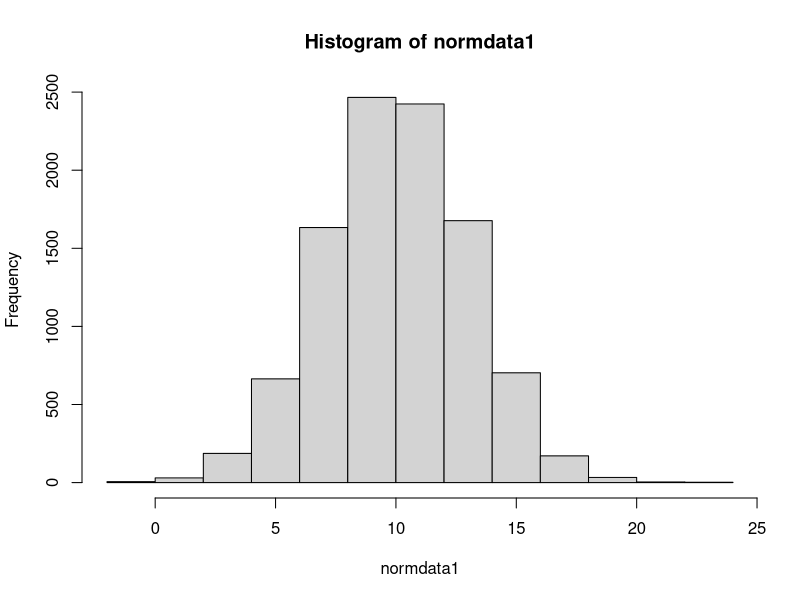
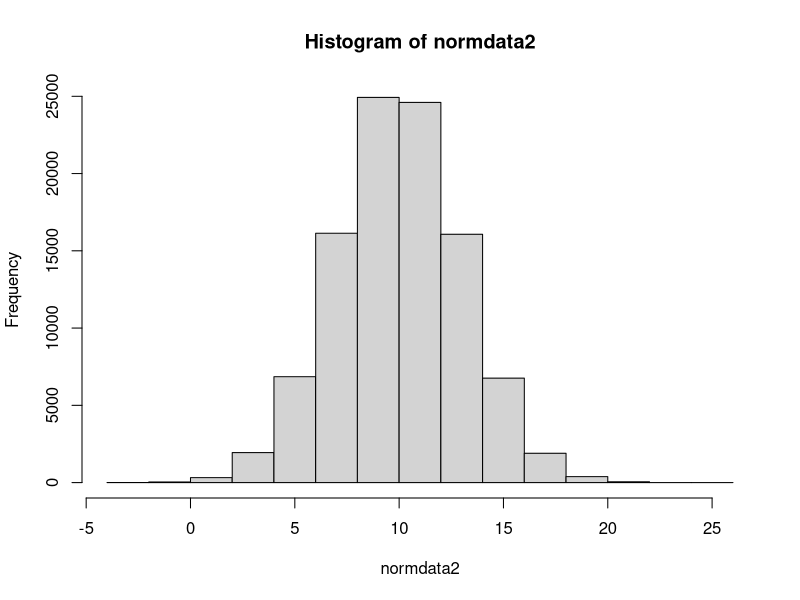
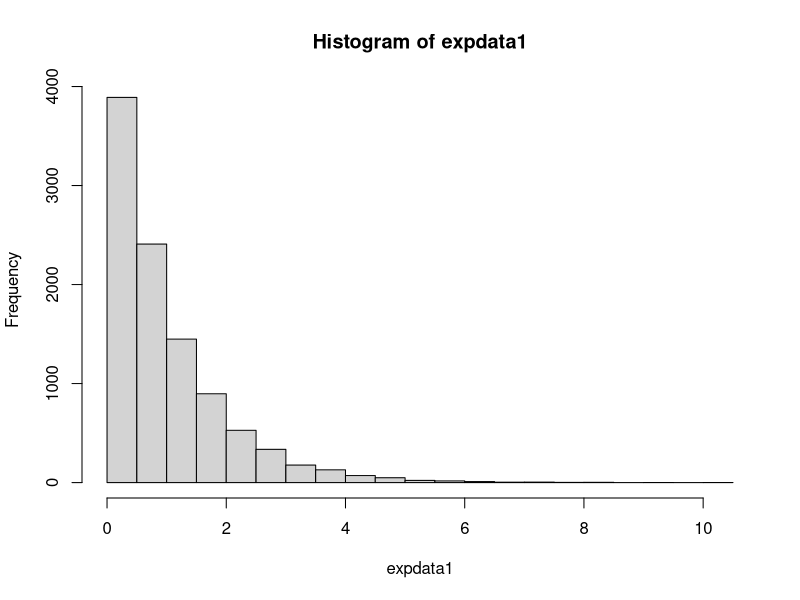
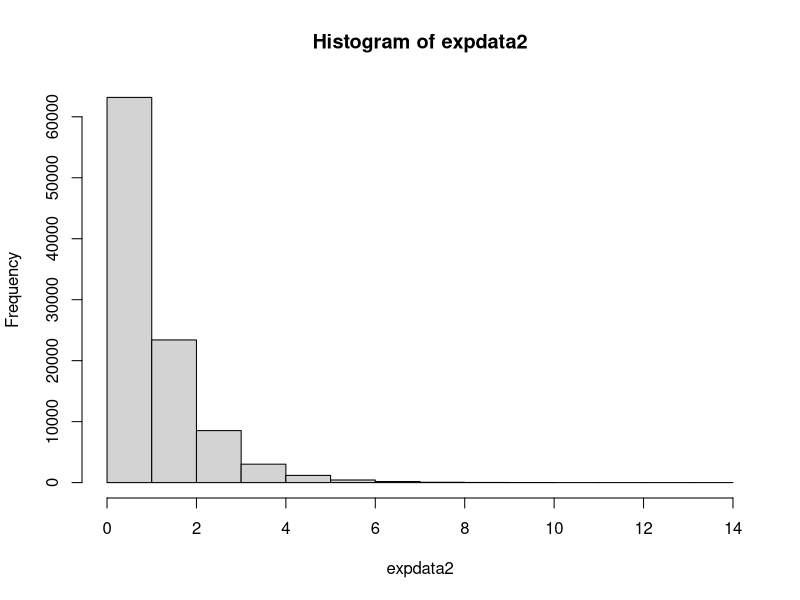
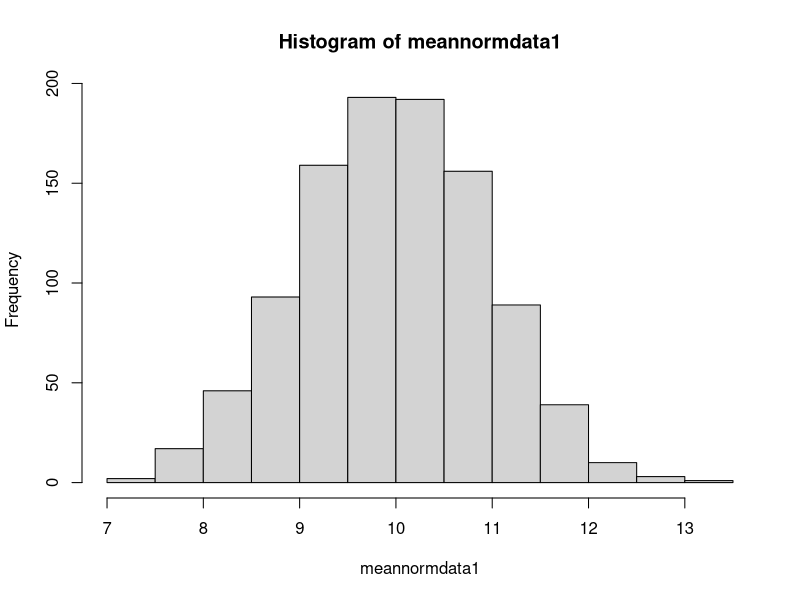
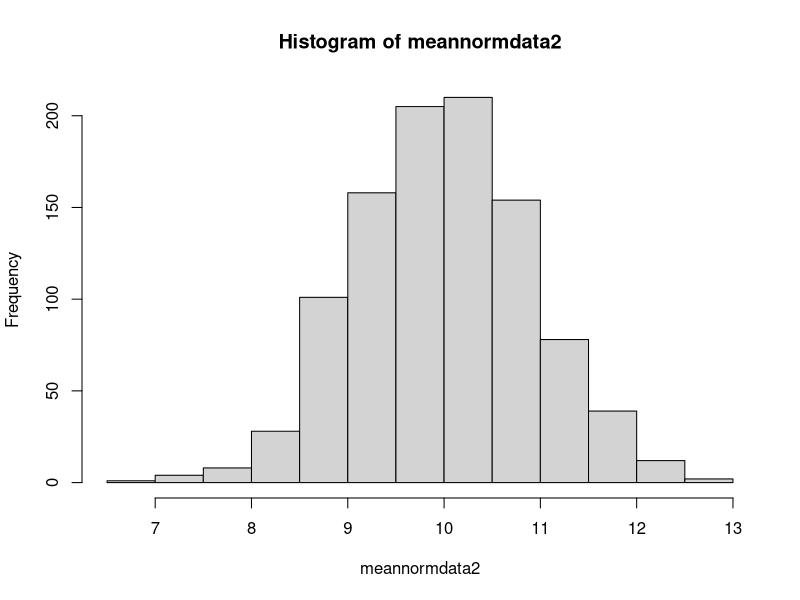
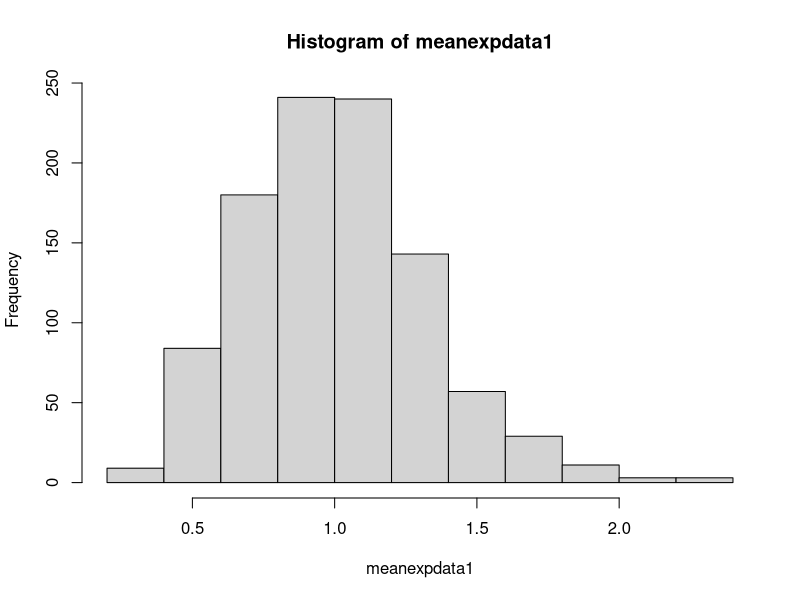
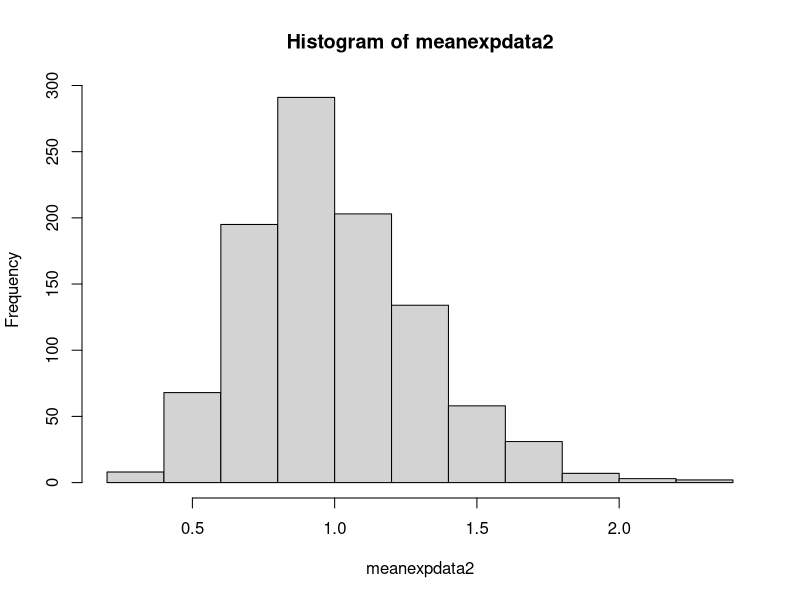

Recreate these plots in R, in order.
#Create a vector with random values on a skewed distribution

normdata1 <- rnorm(10000, mean = 10, sd = 3)
normdata2 <- rnorm(100000, mean = 10, sd = 3)
expdata1 <- rexp(10000, rate = 1)
expdata2 <- rexp(100000, rate = 1)

#Produce histogram to show distribution of data

hist(normdata1)
hist(normdata2)
hist(expdata1)
hist(expdata2)

#Take 1000 samples of 10 values from skewdata, calculate their averages and
#assing them to the meandata vector

meannormdata1 <- c()
meannormdata2 <- c()
meanexpdata1 <- c()
meanexpdata2 <- c()

for(i in 1:1000){
  
  meannormdata1[i] <- c(mean(sample(normdata1,10,replace = FALSE,prob = NULL)))
  meannormdata2[i] <- c(mean(sample(normdata2,10,replace = FALSE,prob = NULL)))
  meanexpdata1[i] <- c(mean(sample(expdata1,10,replace = FALSE,prob = NULL)))
  meanexpdata2[i] <- c(mean(sample(expdata2,10,replace = FALSE,prob = NULL)))

  }

#Produce histogram to show distribution of sample means

hist(meannormdata1)
hist(meannormdata2)
hist(meanexpdata1)
hist(meanexpdata2)
